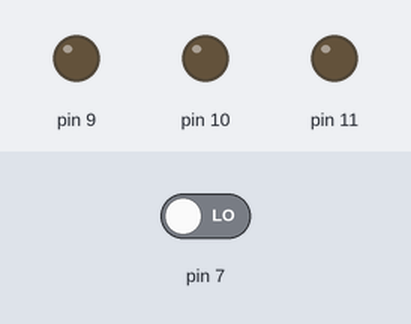
The sketch below on a simulated Arduino Uno, built with avr-gcc and run on an emulated ATmega328P. Shown: output pins drawn as LEDs (lit = HIGH). Dashed ring = blinking. The test bench sets the inputs (shaded band); at power-on: pin 7 LOW.

Above: at 1.2 s.
1.3 s: pin 7 driven HIGH
At 1.65 s:
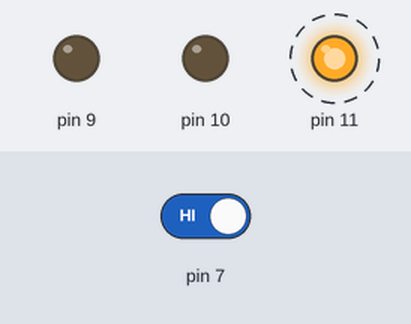
At 2.25 s:
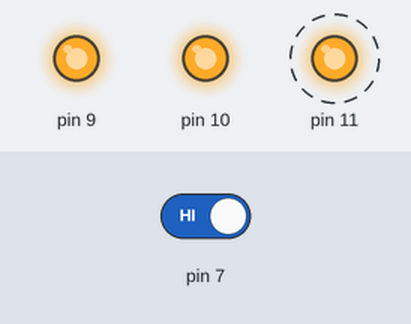
4.3 s: pin 7 driven LOW
At 5.4 s:
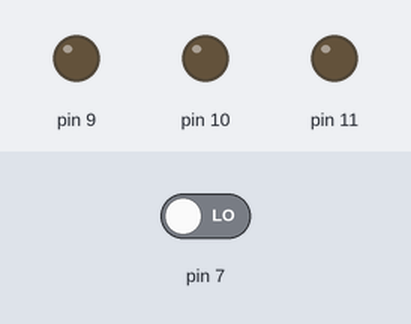
Timing chart, 0 to 7.3 s (numbered marks = the images above; inputs shaded):
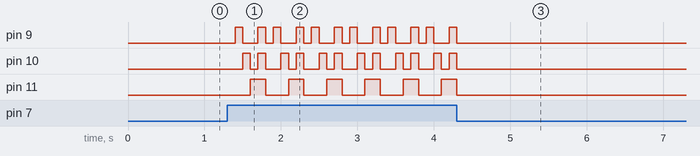

The sketch:

touch.ino
```cpp
int a = 0;
void setup() {
  pinMode(9,OUTPUT);
  pinMode(10,OUTPUT);
  pinMode(11,OUTPUT);

  pinMode(7,INPUT);
  pinMode(A0,INPUT);
}

void loop() {
  if(digitalRead(7) == 1)
  {
    a++;
    delay(100);
    if(a == 1)
    {

      digitalWrite(9,HIGH);

    }
    if(a == 2)
    {

      digitalWrite(9,LOW);
      digitalWrite(10,HIGH);

    }
    if(a == 3)
    {

      digitalWrite(10,LOW);
      digitalWrite(11,HIGH);

    }
    if(a == 4)
    {

      digitalWrite(9,HIGH);
      digitalWrite(10,HIGH);

    }
    if(a == 5)
     {
      digitalWrite(9,LOW);
      digitalWrite(10,LOW);
      digitalWrite(11,LOW);

      a=0;
     }
    }
  }
```

Measured:
- after the input at 1.3 s, pin 9: LOW → HIGH after 0.10 s, then repeats every 0.50 s: LOW 0.20 s, HIGH 0.10 s, LOW 0.10 s, HIGH 0.10 s; pin 10: LOW → HIGH after 0.20 s, then repeats every 0.50 s: LOW 0.10 s, HIGH 0.10 s, LOW 0.20 s, HIGH 0.10 s; pin 11: alternates HIGH for 0.20 s and LOW for 0.30 s, starting after 0.30 s
- after the input at 4.3 s, pin 9–11: goes on until 4.3 s, then stays LOW
